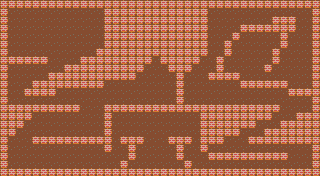

This is a level from a 2D game, rendered from its Tiled map with the project's own tilesets. A one-line summary and the map file follow, with tile-layer data summarised:
An orthogonal 40x22 tile map with 8x8 px tiles, 2 tile layers (floor, walls) and 57 objects (53x wall, 2x fruit, player, stageGate).

<map version="1.2" tiledversion="1.2.4" orientation="orthogonal" renderorder="right-down" width="40" height="22" tilewidth="8" tileheight="8" infinite="0" backgroundcolor="#101010" nextlayerid="7" nextobjectid="68">
 <properties>
  <property name="x" type="int" value="2" />
  <property name="y" type="int" value="1" />
  <property name="z" type="int" value="1" />
 </properties>
 <tileset firstgid="1" source="cpillarTiles.tsx" />
 <layer id="3" name="floor" width="40" height="22">
  <data>[880 cells, 880 non-empty, 1 distinct tile ids]</data>
 </layer>
 <layer id="1" name="walls" width="40" height="22">
  <data>[880 cells, 410 non-empty, 1 distinct tile ids]</data>
 </layer>
 <objectgroup id="2" name="Object Layer 1">
  <object id="2" type="wall" x="-48" y="48" width="8" height="8" />
  <object id="11" type="wall" x="0" y="0" width="8" height="176" />
  <object id="12" type="wall" x="8" y="168" width="312" height="8" />
  <object id="13" type="wall" x="312" y="0" width="8" height="168" />
  <object id="14" type="wall" x="8" y="0" width="304" height="8" />
  <object id="15" name="PLAYER SPAWN" type="player" x="152" y="152" width="8" height="8" />
  <object id="16" name="Exit" type="stageGate" x="152" y="56" width="8" height="8">
   <properties>
    <property name="x" type="int" value="3" />
    <property name="y" type="int" value="1" />
    <property name="z" type="int" value="1" />
   </properties>
  </object>
  <object id="17" name="fruit" type="fruit" x="40" y="32" width="8" height="8">
   <properties>
    <property name="fruitType" type="int" value="2" />
   </properties>
  </object>
  <object id="19" name="fruit" type="fruit" x="248" y="48" width="8" height="8">
   <properties>
    <property name="fruitType" type="int" value="2" />
   </properties>
  </object>
  <object id="20" type="wall" x="8" y="56" width="40" height="8" />
  <object id="21" type="wall" x="32" y="80" width="72" height="8" />
  <object id="22" type="wall" x="24" y="88" width="32" height="8" />
  <object id="23" type="wall" x="8" y="104" width="16" height="24" />
  <object id="24" type="wall" x="24" y="104" width="56" height="8" />
  <object id="25" type="wall" x="24" y="112" width="8" height="8" />
  <object id="26" type="wall" x="8" y="128" width="8" height="8" />
  <object id="27" type="wall" x="32" y="136" width="72" height="8" />
  <object id="28" type="wall" x="104" y="104" width="8" height="48" />
  <object id="29" type="wall" x="112" y="104" width="88" height="8" />
  <object id="30" type="wall" x="120" y="136" width="24" height="8" />
  <object id="31" type="wall" x="128" y="144" width="8" height="16" />
  <object id="32" type="wall" x="120" y="160" width="8" height="8" />
  <object id="33" type="wall" x="168" y="136" width="24" height="8" />
  <object id="34" type="wall" x="176" y="144" width="8" height="16" />
  <object id="35" type="wall" x="184" y="160" width="8" height="8" />
  <object id="36" type="wall" x="200" y="104" width="40" height="32" />
  <object id="37" type="wall" x="200" y="136" width="24" height="8" />
  <object id="38" type="wall" x="200" y="144" width="8" height="8" />
  <object id="39" type="wall" x="208" y="152" width="80" height="8" />
  <object id="40" type="wall" x="280" y="120" width="32" height="24" />
  <object id="41" type="wall" x="264" y="128" width="16" height="16" />
  <object id="42" type="wall" x="248" y="136" width="16" height="8" />
  <object id="43" type="wall" x="296" y="112" width="16" height="8" />
  <object id="44" type="wall" x="240" y="104" width="32" height="16" />
  <object id="45" type="wall" x="272" y="104" width="8" height="8" />
  <object id="46" type="wall" x="240" y="120" width="16" height="8" />
  <object id="47" type="wall" x="288" y="88" width="24" height="8" />
  <object id="48" type="wall" x="240" y="80" width="48" height="8" />
  <object id="49" type="wall" x="208" y="72" width="32" height="8" />
  <object id="50" type="wall" x="216" y="56" width="8" height="16" />
  <object id="51" type="wall" x="224" y="40" width="8" height="16" />
  <object id="52" type="wall" x="232" y="32" width="8" height="8" />
  <object id="53" type="wall" x="240" y="24" width="32" height="8" />
  <object id="54" type="wall" x="272" y="16" width="24" height="16" />
  <object id="55" type="wall" x="280" y="32" width="8" height="16" />
  <object id="56" type="wall" x="272" y="48" width="8" height="16" />
  <object id="57" type="wall" x="264" y="64" width="8" height="8" />
  <object id="58" type="wall" x="160" y="8" width="40" height="56" />
  <object id="59" type="wall" x="200" y="8" width="8" height="48" />
  <object id="60" type="wall" x="168" y="64" width="24" height="8" />
  <object id="61" type="wall" x="176" y="72" width="8" height="32" />
  <object id="62" type="wall" x="104" y="8" width="48" height="56" />
  <object id="63" type="wall" x="64" y="64" width="72" height="16" />
  <object id="64" type="wall" x="48" y="72" width="16" height="8" />
  <object id="65" type="wall" x="80" y="56" width="24" height="8" />
  <object id="66" type="wall" x="96" y="48" width="8" height="8" />
  <object id="67" type="wall" x="136" y="64" width="8" height="8" />
 </objectgroup>
</map>
